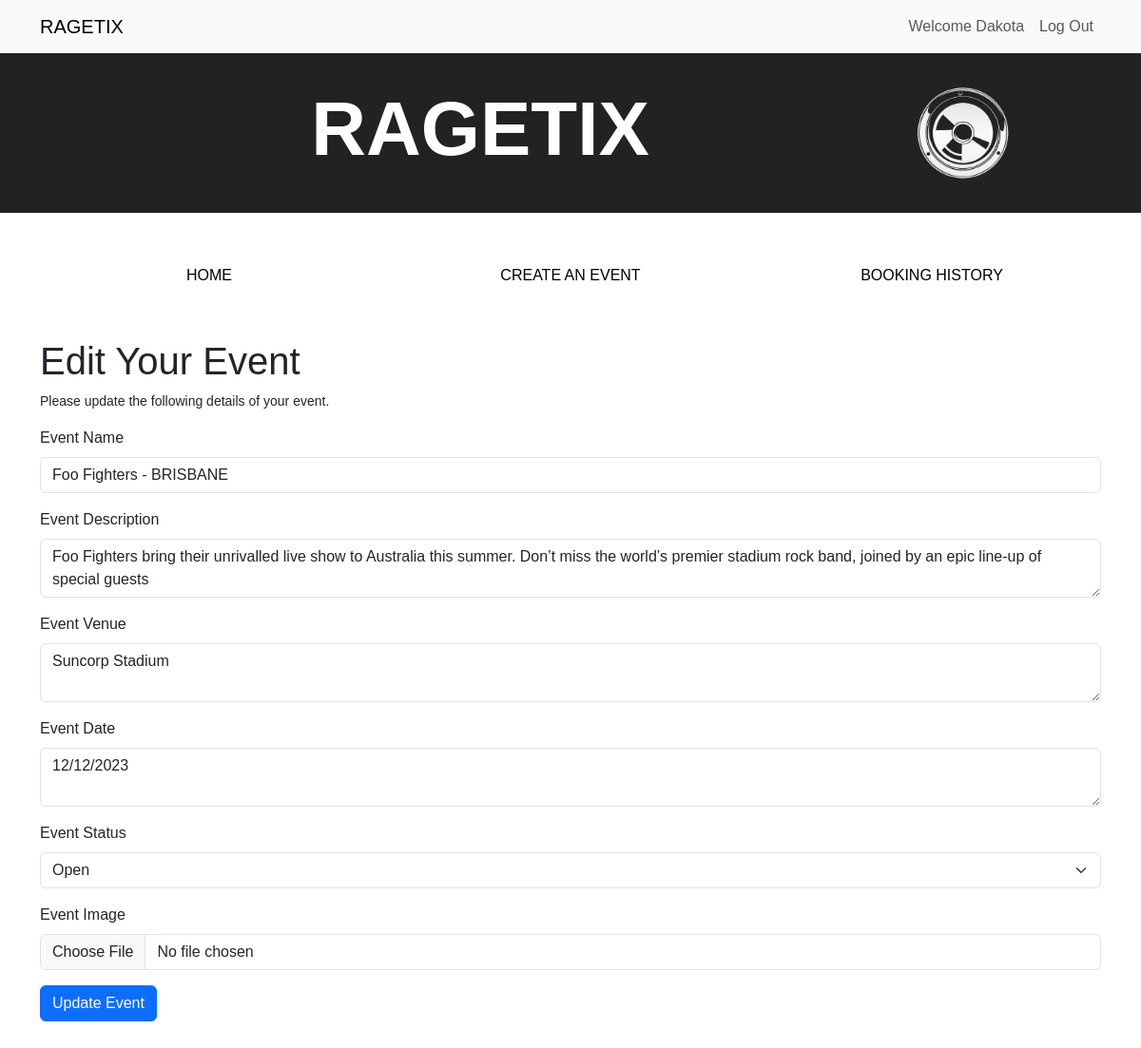
The page /events/edit_event/5 (signed in) on the database its author committed.
### website/models.py (models this page shows, shortened)
class User(db.Model, UserMixin):
    __tablename__ = 'users'
    id = db.Column(db.Integer, primary_key=True)
    name = db.Column(db.String(100), index=True, unique=True, nullable=False)  # User's name
    emailid = db.Column(db.String(100), index=True, nullable=False)  # User's email
    password_hash = db.Column(db.String(255), nullable=False)  # Hashed password
    comments = db.relationship('Comment', backref='user')  # Relationship to comments
    events_created = db.relationship('Event', backref='creator', lazy='dynamic')

class Event(db.Model):
    __tablename__ = 'events'
    id = db.Column(db.Integer, primary_key=True)
    name = db.Column(db.String(80))  # Event name
    description = db.Column(db.String(200))  # Event description
    date = db.Column(db.String(200))  # Event date
    status = db.Column(db.String(200))  # Event date
    venue = db.Column(db.String(200))  # Event venue
    image = db.Column(db.String(400))  # Event image
    comments = db.relationship('Comment', backref='event')  # Relationship to comments
    user_id = db.Column(db.Integer, db.ForeignKey('users.id'))

### website/events.py (the view, shortened to what this page needs)
@bp.route('/edit_event/<int:event_id>', methods=['GET', 'POST'])
@login_required
def edit_event(event_id):
    event = Event.query.get_or_404(event_id)
    form = EditEventForm(obj=event)  # Prefill form with event data
    return render_template('events/edit.html', form=form)

### website/forms.py
class EditEventForm(FlaskForm):
    STATUS_LIST = [
        ('Open', 'Open'),
        ('Inactive', 'Inactive'),
        ('Sold Out', 'Sold Out'),
        ('Cancelled', 'Event Cancelled'),
    ]
    name = StringField('Event Name', validators=[InputRequired()])
    description = TextAreaField('Event Description', validators=[InputRequired()])
    venue = TextAreaField('Event Venue', validators=[InputRequired()])
    date = TextAreaField('Event Date', validators=[InputRequired()])
    status = SelectField('Event Status', choices=STATUS_LIST)
    image = FileField('Event Image', validators=[FileRequired(message='Image cannot be empty'), FileAllowed(ALLOWED_FILE, message='File is not supported')])
    submit = SubmitField("Update Event")

### website/templates/events/edit.html (shortened to what this page needs)
{% extends 'base.html' %}
{% from 'bootstrap5/form.html' import render_form %}
{% block content %}
  <div class="container">
    <div class="row mt-5">
      <div class="col-md-12">
        <h1>Edit Your Event</h1>
        <p>Please update the following details of your event.</p>
        <form method="POST" enctype="multipart/form-data">
          {{ render_form(form) }}
        </form>
      </div>
    </div>
  </div>
{% endblock %}

### website/templates/base.html (shortened to what this page needs)
<html>
<head>
    <link href="https://cdn.jsdelivr.net/npm/bootstrap@5.3.0-alpha3/dist/css/bootstrap.min.css" rel="stylesheet">
</head>
<body>
    <header>
        <nav class="navbar navbar-expand-lg navbar-light bg-light">
            <div class="container">
               <a href="/" class="navbar-brand">RAGETIX</a>
               <div class="collapse navbar-collapse justify-content-end" id="navbarSupportedContent">
                  <div class="navbar-nav ml-auto">
                     {% if current_user.is_authenticated %}
                        <a class="nav-item nav-link disabled text-muted" href="#">Welcome {{current_user.name}}</a>
                        <a class="nav-item nav-link" href="{{ url_for('auth.logout') }}">Log Out</a>
                     {% else %}
                        <a class="nav-item nav-link" href="{{ url_for('auth.register') }}">Register</a>
                        <a class="nav-item nav-link" href="{{ url_for('auth.login') }}">Log In</a>
                     {% endif %}
                  </div>
               </div>
            </div>
         </nav>
<head>
            <link href="https://cdn.jsdelivr.net/npm/bootstrap@5.3.1/dist/css/bootstrap.min.css" rel="stylesheet">
            <link href="{{ url_for('static', filename='style/style1.css') }}" rel="stylesheet">
          </head>
          <body class="mb-4">
            <div class="coloured-jumbotron-2 jumbotron-fluid text-center header-jumbotron mb-5">
              <div class="container">
                <div class="row align-items-center">
                  <div class="col-10 text-center">
                    <h1 class="display-1 bold-text">RAGETIX</h1>
                  </div>
                  <div class="col-1">
                    <img src="{{ url_for('static', filename='image/ragetix-logo.png') }}" alt="RAGETIX Logo" class="float-end" style="max-width: 100px;">
                  </div>
                </div>
              </div>
            </div>
            <div class="container mb-5">
              <div class="row justify-content-center">
                <div class="col-4 text-center">
                  <button type="button" class="btn nav-btn"><a href="/" class="custom-link">HOME</a></button>
                </div>
                <div class="col-4 text-center">
                  <button type="button" class="btn nav-btn btn-block"><a href="{{ url_for('event.create') }}" class="custom-link">CREATE AN EVENT</a></button>
                </div>
                <div class="col-4 text-center">
                  <button type="button" class="btn nav-btn btn-block"><a href="{{ url_for('event.booking_history') }}" class="custom-link">BOOKING HISTORY</a></button>
                </div>
              </div>
            </div>
    </header>
    {% block content %}
    {% endblock %}
</body>
</html>

### website/static/style/style1.css (style rules this page uses)
body { font-family: 'Manrope', sans-serif }
p { font-size: 14px; }
.nav-btn { background-color: transparent; border: none; }
.custom-link { color: black; text-decoration: none; }
.header-jumbotron { background-color: #222222; color: white; margin-bottom: 20px; padding: 2rem 1rem; }
.bold-text { font-weight: bold; }

### rows shown on the page
User: name "Dakota"
Event: name "Foo Fighters - BRISBANE", description "Foo Fighters bring their unrivalled live show to Australia this summer. Don’t miss the world’s premier stadium rock band, joined by an epic line-up of special guests", venue "Suncorp Stadium", date "12/12/2023", status "Open"
